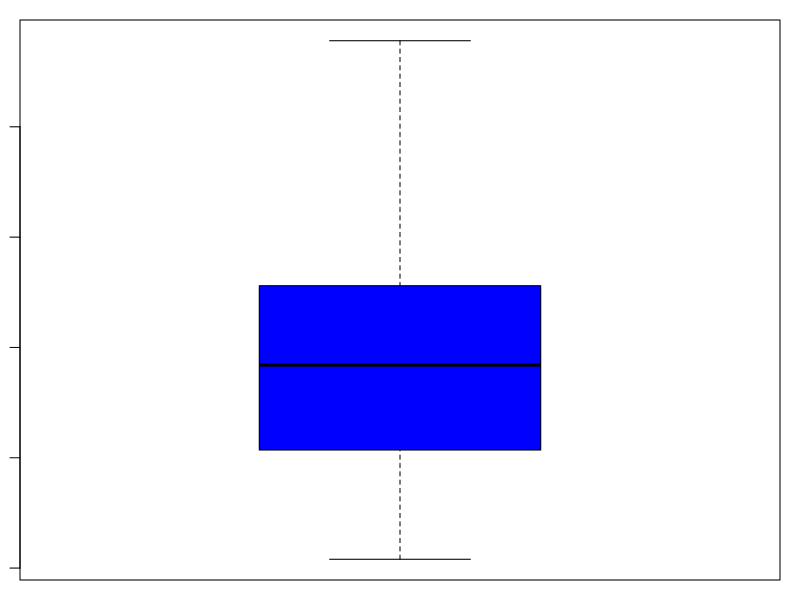
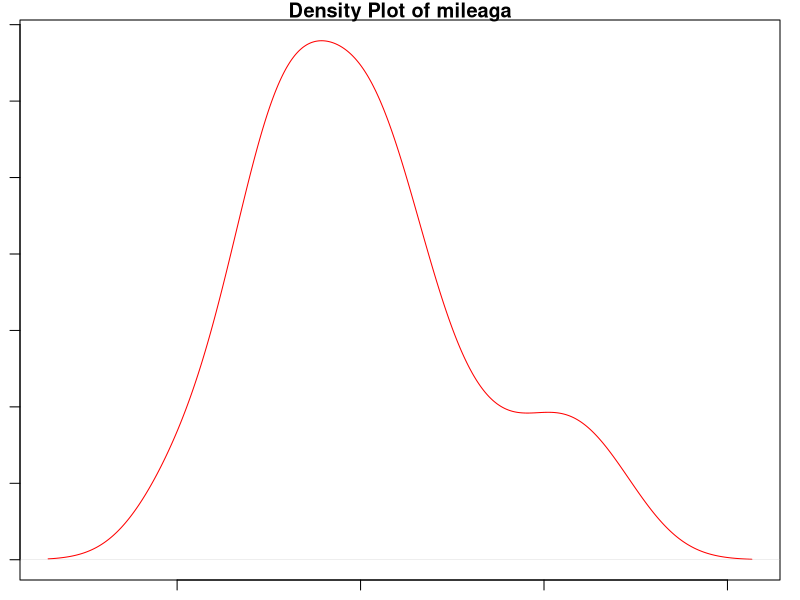
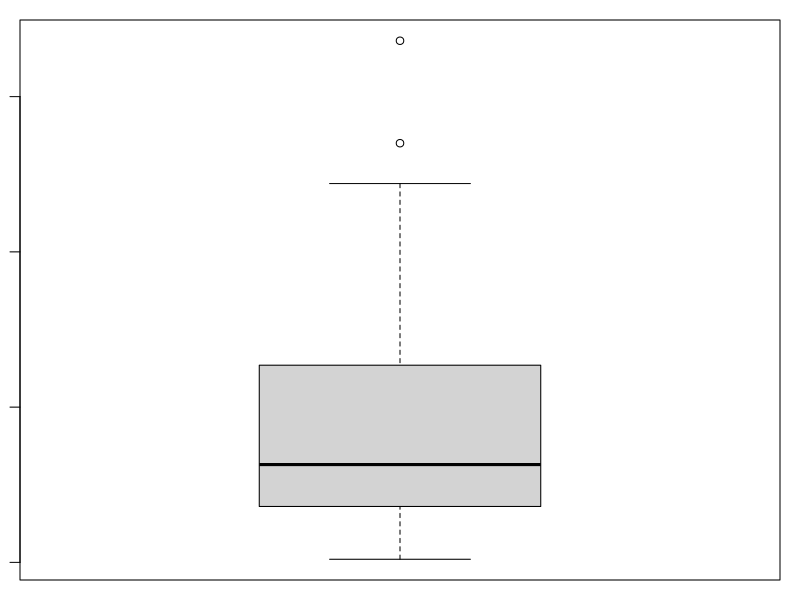

These figures' R source, in order: (Note: this script raises an error after producing the figures.)
x<-8
y<-9
z=x+y
x<-c(1:10)
y<-c(5,10,15,20,25,45)
z<-c(5,10,15,20,25,30)
y[3]=22
sum(y)
min(y)
max(y)
mean(y)
y[9]=35
y[10]=65
y-5
A = matrix(c(1,3,2,4),nrow=2,byrow = TRUE)
B= matrix(c(1,3,2,4),nrow=2)
A%*%B
t(A)      #transpose
det(A)                                                
solve(A)  #imverse Of A
# 3x3 matrix
C=matrix(c(1,9,2,8,3,7,4,6,5),nrow = 3)
D=matrix(c(1,9,2,8,3,7,4,6,5),nrow=3,byrow = TRUE)
C%*%D
t(C) 
t(D)
det(C) 
det(D)
C
solve(C) 
solve(D)

Z = list(Name = "Darshan",Nationality = "Indian",Height = "6'1")
# data frame  reprentation
Name = (c("John","Edgar","walt","Jame"))
Nationality=(c("MALE","NOt-specified","Female","Male"))
Age=15

studentdetail = data.frame(Name,Nationality,Age)


mile=mtcars$mpg
summary(mile)

par(mar=c(1,1,1,1))
boxplot(mile,col = "BLUE")

d= density(mile)
d
plot(d,col = "RED",main="Density Plot of mileaga")  #changed to red


airquality
par(mar=c(1,1,1,1))
boxplot(airquality$Ozone)

d=density(airquality$Ozone)
plot(d,col="RED",main = "DEnsity Plot of Ozone")
d=density(airquality$Solar.R)

par(mfrow=c(2,2))

plot(d,col="RED",main = "DEnsity Plot of Solar")
d=density(airquality$Wind)
plot(d,col="RED",main = "DEnsity Plot of Wind")
d=density(airquality$Temp)
plot(d,col="RED",main = "DEnsity Plot of Temp")
d=density(airquality$Month)
plot(d,col="RED",main = "DEnsity Plot of Month")
d=density(airquality$Day)
plot(d,col="RED",main = "DEnsity Plot of Day")

plot(airquality$Wind,airquality$Temp,col="GREEN",main = "Scatter Plot")



